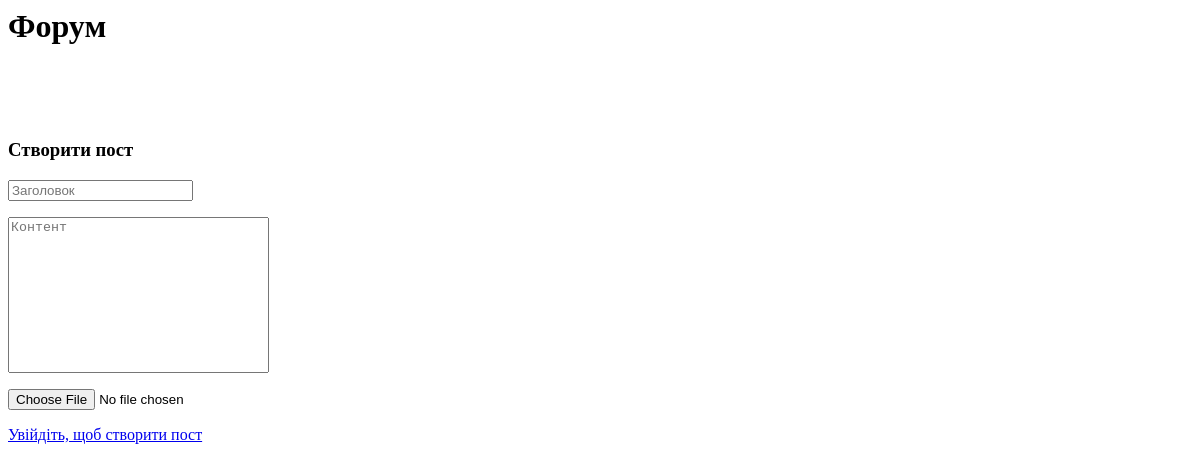
Before: /forum/ with the older database file.
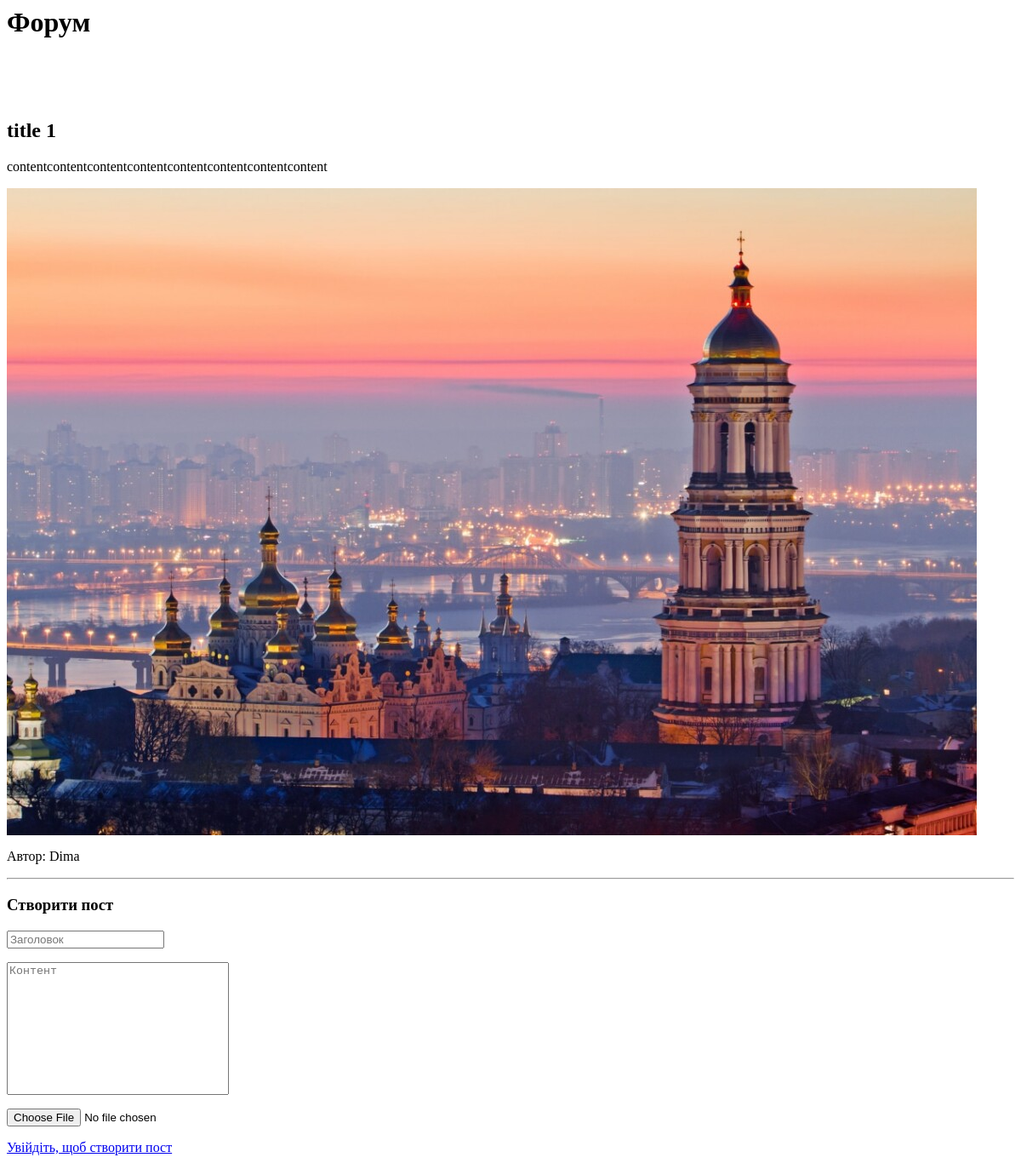
After: the same page with the newer database file.
### forum/models.py (models this page shows)
class Post(models.Model):
    title= models.CharField(max_length=255)
    content = models.TextField()
    author = models.CharField(max_length=255)
    image = models.ImageField(upload_to='images/%Y/%m/%d', blank=True)

### forum/views.py (the view)
# urls.py: path('forum/', show_forum, name = 'forum')
def show_forum(request):
    if request.method == 'POST':
        title =  request.POST.get("title")
        content = request.POST.get("content")
        author = request.user.username
        image = request.FILES.get("image")
        Post.objects.create(title = title, content = content, author = author, image = image)
    posts = Post.objects.all()
    return render(request, "forum.html", context = {'posts': posts})

### forum/templates/forum.html (shortened to what this page needs)
<html lang="en">
<head>
</head>
<body>
    <h1>Форум</h1>
    <br><br><br>
    {% for post in posts %}
        <h2>{{ post.title }}</h2>
        <p>{{ post.content }}</p>
        <p><img src="{{ post.image.url }}"></p>
        <p>Автор: {{post.author}}</p>
        <hr>
    {% endfor %}
    <form method="post" enctype="multipart/form-data">
        <h3>Створити пост</h3>
        <p><input type="text" placeholder="Заголовок" name="title"  required maxlength="255"></p>
        <p><textarea name="content" cols="30" rows="10" placeholder="Контент" required style="resize: none;"></textarea></p>
        <p><input type="file" name = 'image' required></p>
        {% if request.user.is_authenticated %}
            <p><input type="submit" value="Створити"></p>
        {% else %}
            <p><a href="{% url 'login' %}">Увійдіть, щоб створити пост</a></p>
        {% endif %}
    </form>
</body>
</html>

Changed rows visible on the page:
added Post: title "title 1", content "contentcontentcontentcontentcontentcontentcontentcontent", image (picture), author "Dima"
